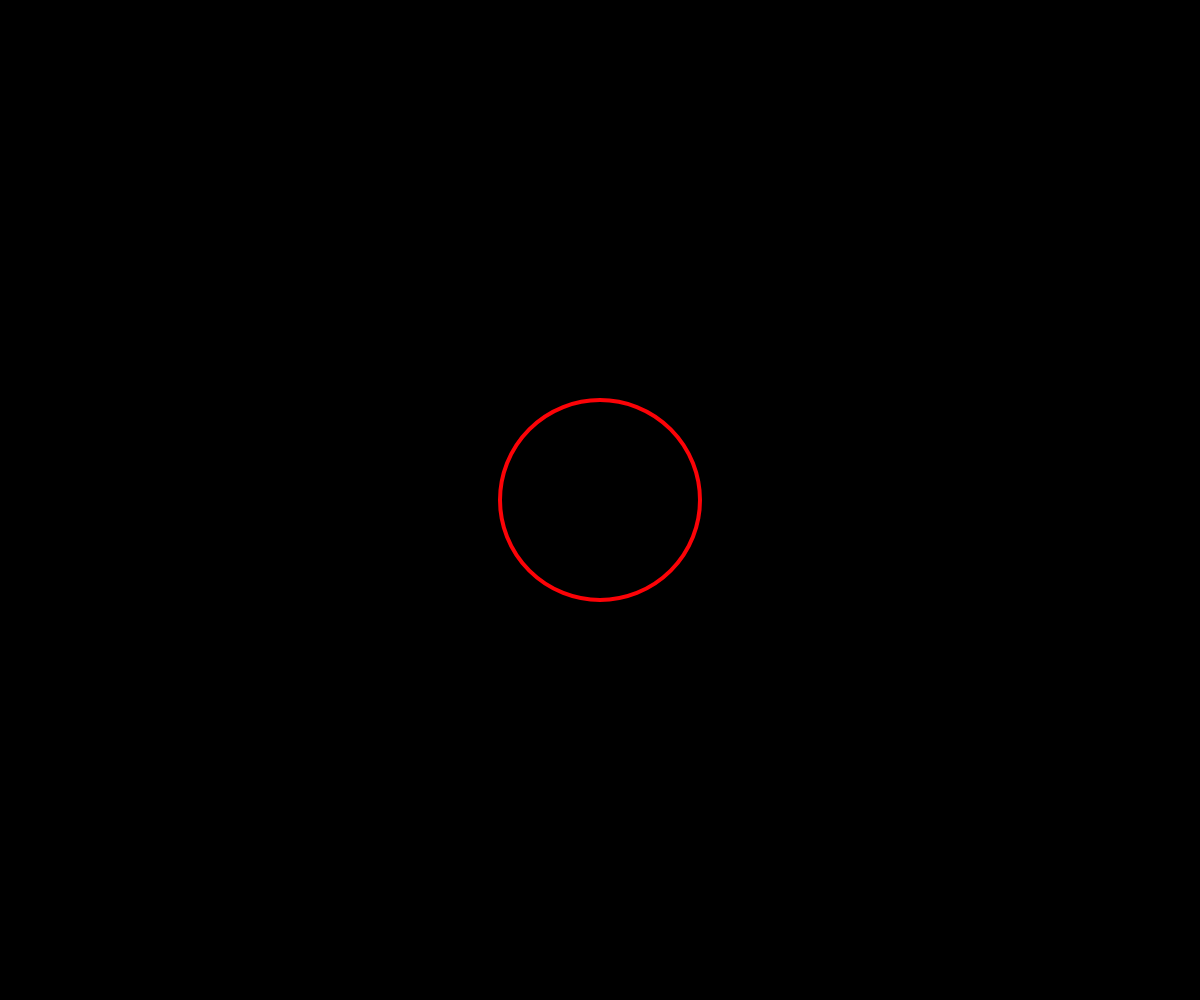
Frame 1 (no input)
Frame 60 (no input): identical to frame 1, image omitted
Frame 120 (the mouse pressed at the canvas centre since frame 60): identical to frame 1, image omitted

The p5.js sketch that drew this single still picture (run headless with seeded random() and noise() and a simulated clock; from frame 60 on, the mouse is pressed at the canvas centre):

// p5.js sketch
// ── sketch.js
let circleX = 100;
var on = false;


function setup() {
  createCanvas(windowWidth, windowHeight);
}



  
 function draw(){
 background(0)
 
 fill(255,255,0);
 noFill()
 strokeWeight(4);
 stroke(255, 204, 0);




//fill mouse press and color change for fill


 if (mouseIsPressed && mouseX > 1000 && mouseX < 1100 ) {
  fill(3, 111, 252)
 }else if (mouseIsPressed && mouseX > 900 && mouseX < 999 ){
  fill(252, 227, 3)
 }else if (mouseIsPressed && mouseX > 700 && mouseX < 899 ){
  fill(252, 132, 3)
 }else if (mouseIsPressed && mouseX > 600 && mouseX < 699 ){
  fill(3, 252, 206)
 }else if (mouseIsPressed && mouseX > 500 && mouseX < 599 ){
  fill(107, 252, 3)
 }else if (mouseIsPressed && mouseX > 300 && mouseX < 499 ){
  fill(252, 28, 3)
 }else if (mouseIsPressed && mouseX > 200 && mouseX < 299 ){
  fill(252, 3, 152)
 }else if (mouseIsPressed && mouseX > 100 && mouseX < 199 ){
  fill(190, 3, 252)
 }else{
  fill(0)
 } 

 
/*
if (mouseX > 300 && mouseX < 700 && mouseY > 300 && mouseY < 700){
  fill(255,0,200);
  } 
*/  

//color of stroke 
 if (mouseX > 1000 && mouseX < 1100 ) {
  stroke(252, 28, 3)
 }else if (mouseX > 900 && mouseX < 999 ){
  stroke(252, 132, 3)
 }else if (mouseX > 700 && mouseX < 899 ){
  stroke(252, 227, 3)
 }else if (mouseX > 600 && mouseX < 699 ){
  stroke(107, 252, 3)
 }else if (mouseX > 500 && mouseX < 599 ){
  stroke(3, 252, 206)
 }else if (mouseX > 300 && mouseX < 499 ){
  stroke(3, 111, 252)
 }else if (mouseX > 200 && mouseX < 299 ){
  stroke(190, 3, 252)
 }else if (mouseX > 100 && mouseX < 199 ){
  stroke(252, 3, 152)
 }else{
  stroke(252, 3, 7)
 }


 ellipse(windowWidth/2, windowHeight/2, 200, 200);


}

/* the true and false switcher. Hence the !on
function mousePressed() {
  if (mouseX > 100){
    on = !on;
}

*/
